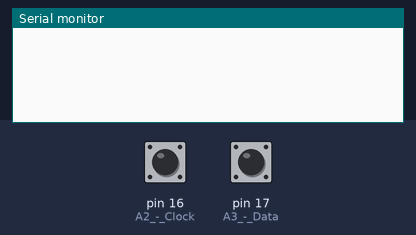
Bench run of a sketch on a simulated Arduino Uno, built with avr-gcc and run on an emulated ATmega328P. Shown: the last lines printed to the serial monitor. The inputs (shaded band) are chosen by the test bench; at power-on: pin 16 (A2_-_Clock) HIGH, pin 17 (A3_-_Data) HIGH.

Above: at 1.2 s.
1.3 s: pin 16 (A2_-_Clock) pulled LOW for 0.15 s
At 2.6 s:
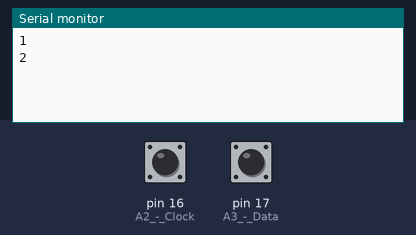
2.9 s: pin 17 (A3_-_Data) pulled LOW for 0.15 s
At 3.9 s:
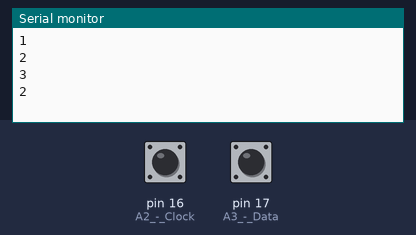
Timing chart, 0 to 5.9 s (numbered marks = the images above; inputs shaded):
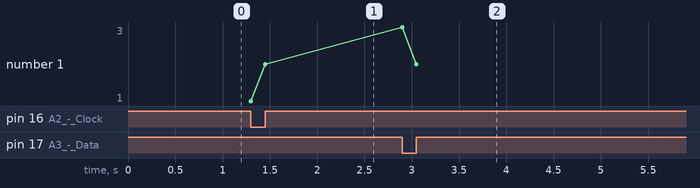

The sketch:

Encoder02.ino
```cpp
void setup()
{
    pinMode(16, INPUT_PULLUP); // A2 - Clock
    pinMode(17, INPUT_PULLUP); // A3 - Data

    Serial.begin(57600);

    // Interrupções nos pinos A2 e A3
    PCICR |= (1 << PCIE1);
    PCMSK1 |= (1 << PCINT10) | (1 << PCINT11); // Ativa interrupções para os pinos 2 e 3 do PORT C.
}

bool CanalA = false;
bool CanalB = false;
bool CanalAAnt = false;
bool CanalBAnt = false;

int  contadorCW = 0;
int  contadorCCW = 0;
int  contadorCWAnt = 0;
int  contadorCCWAnt = 0;

int contador = 0;
int contadorAnt = 0;

volatile int8_t _oldState;

volatile long _position = 0;        // Internal position (4 times _positionExt)
volatile long _positionExt = 0;     // External position
volatile long _positionExtPrev = 0; // External position (used only for direction checking)

unsigned long _positionExtTime = 0;     // The time the last position change was detected.
unsigned long _positionExtTimePrev = 0; // The time the previous position change was detected.

const int8_t KNOBDIR[] = {
    0, -1, 1, 0,
    1, 0, 0, -1,
    -1, 0, 0, 1,
    0, 1, -1, 0};


ISR(PCINT1_vect) {
    contador = tick();
}

void loop()
{
    if (contador != contadorAnt)
    {
        contadorCWAnt = contadorCW;
        contadorCCWAnt = contadorCCW;

        contadorAnt = contador;
        Serial.print(contador);
        Serial.print("\n");
    }
}

long tick(void)
{
  int sig1 = digitalRead(16);
  int sig2 = digitalRead(17);
  int8_t thisState = sig1 | (sig2 << 1);

  if (_oldState != thisState) {
    _position += KNOBDIR[thisState | (_oldState << 2)];
    _oldState = thisState;

    if (thisState == 0) {
      // The hardware has 4 steps with a latch on the input state 0
      _positionExt = _position >> 2;
      _positionExtTimePrev = _positionExtTime;
      _positionExtTime = millis();
    }

  } // if
  return _position;
} // tick()
```

Measured:
- after the input at 1.3 s, the serial monitor: prints a new line at once (image 1)
- after the input at 2.9 s, the serial monitor: prints a new line at once (image 2)
